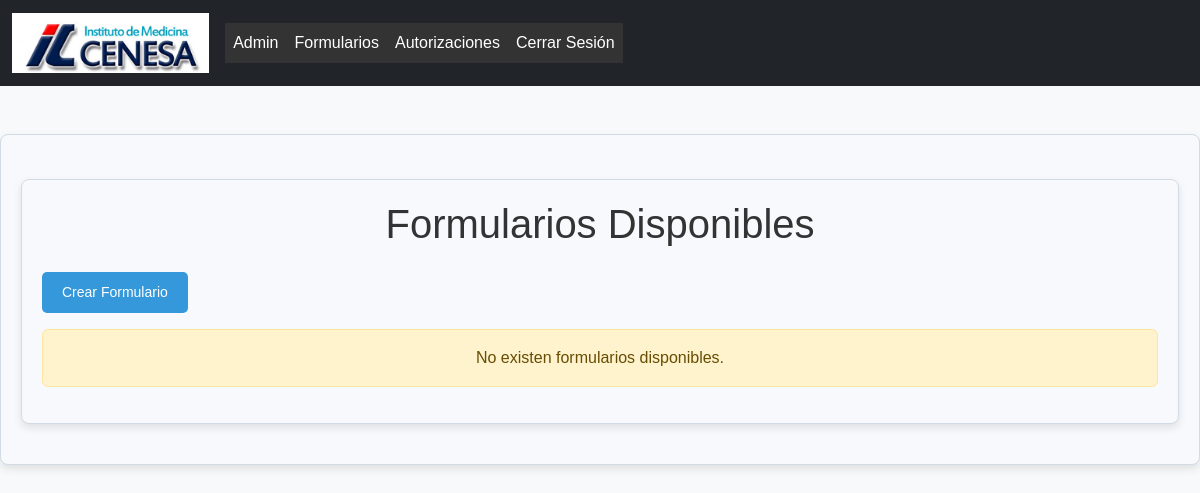
The app's page /formularios/ (signed in), older data.
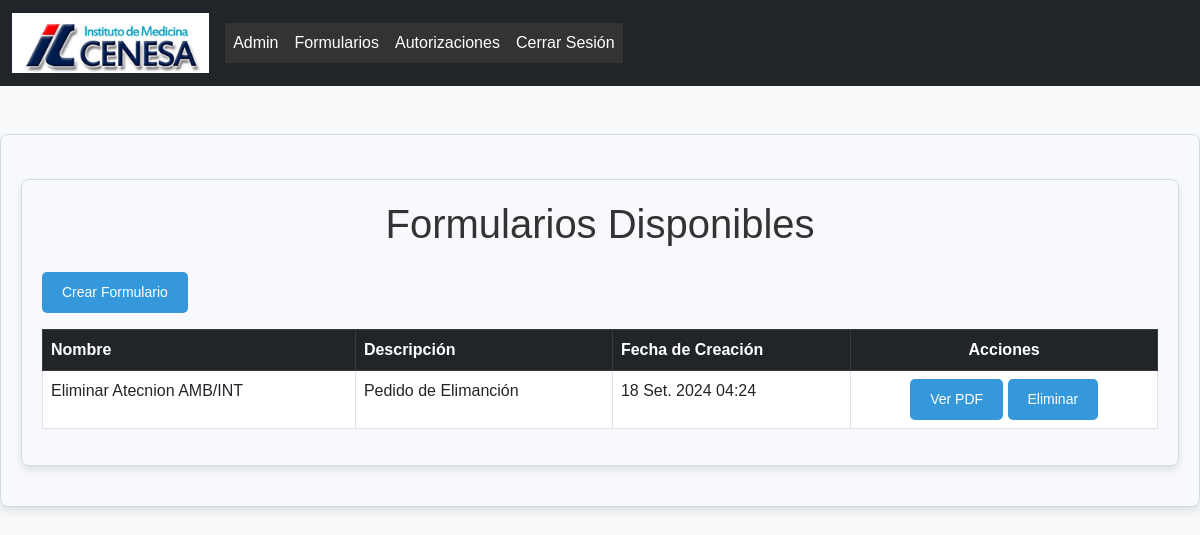
The same page, newer data.
### formularios/models.py (models this page shows, shortened)
class Formulario(models.Model):
    nombre = models.CharField(max_length=255)
    descripcion = models.TextField()
    pdf = models.FileField(upload_to='pdfs/', blank=True, null=True)
    fecha_creacion = models.DateTimeField(auto_now_add=True)

### formularios/views.py (the view)
# urls.py: path('formularios/', views.listar_formularios, name='listar_formularios'),
@login_required
def listar_formularios(request):
    formularios = Formulario.objects.all()
    return render(request, 'formularios/listar_formularios.html', {'formularios': formularios})

### formularios/templates/formularios/listar_formularios.html (shortened to what this page needs)
{% extends 'base.html' %}
{% block content %}
    <div class="container mt-4">
        <h1 class="text-center mb-4">Formularios Disponibles</h1>
        <div class="d-flex justify-content-between align-items-center mb-3">
            <a href="{% url 'crear_formulario' %}" class="btn btn-success">
                 Crear Formulario
            </a>
        </div>
        {% if formularios %}
        <div class="table-responsive">
            <table class="table table-hover table-bordered">
                <thead class="table-dark">
                    <tr>
                        <th>Nombre</th>
                        <th>Descripción</th>
                        <th>Fecha de Creación</th>
                        <th class="text-center">Acciones</th>
                    </tr>
                </thead>
                <tbody>
                    {% for formulario in formularios %}
                    <tr>
                        <td>{{ formulario.nombre }}</td>
                        <td>{{ formulario.descripcion }}</td>
                        <td>{{ formulario.fecha_creacion }}</td>
                        <td class="text-center">
                            <a href="{% url 'ver_formulario' formulario.id %}" class="btn btn-info btn-sm">
                                 Ver PDF
                            </a>
                            <a href="{% url 'eliminar_formulario' formulario.id %}" class="btn btn-danger btn-sm">
                                 Eliminar
                            </a>
                        </td>
                    </tr>
                    {% endfor %}
                </tbody>
            </table>
        </div>
        {% else %}
        <div class="alert alert-warning text-center">
             No existen formularios disponibles.
        </div>
        {% endif %}
    </div>
{% endblock %}

Row changes from the older to the newer data that the page shows:
added Formulario: nombre "Eliminar Atecnion AMB/INT", descripcion "Pedido de Elimanción", fecha_creacion "18 Set. 2024 04:24"
Text that changed along with them:
text no longer shown: "No existen formularios disponibles."
text now shown: "Nombre Descripción Fecha de Creación Acciones"
